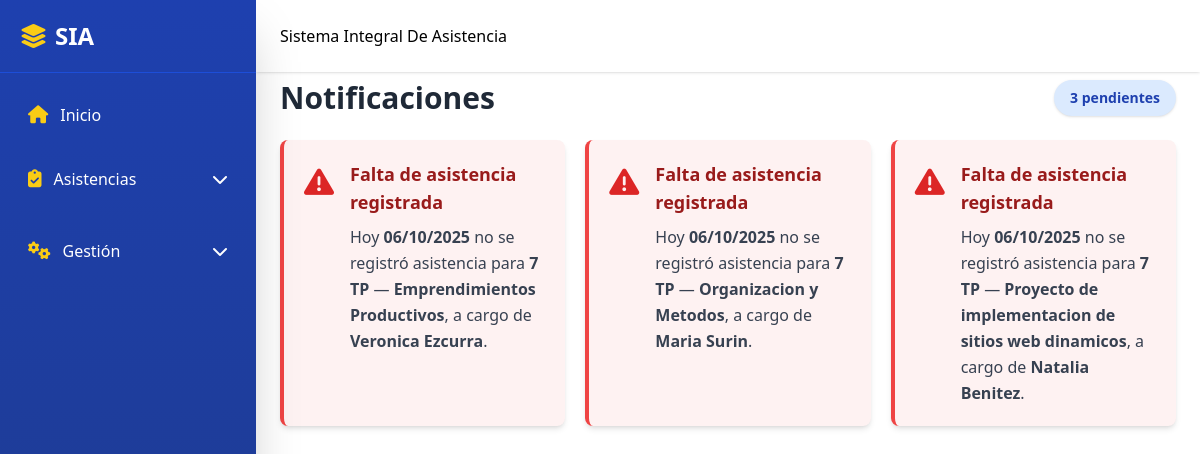
The page / on the database its author committed.
### tables this page shows
CREATE TABLE `courses` (
  `course_id` int(11) NOT NULL,
  `name` varchar(100) NOT NULL,
  `description` text DEFAULT NULL,
  `technical_degree` varchar(50) DEFAULT NULL
);

CREATE TABLE `subjects` (
  `subject_id` int(11) NOT NULL,
  `name` varchar(100) NOT NULL,
  `description` text DEFAULT NULL,
  `course_id` int(11) DEFAULT NULL,
  `turno` enum('mañana','tarde') NOT NULL
);

CREATE TABLE `teachers` (
  `teacher_id` int(11) NOT NULL,
  `user_id` int(11) NOT NULL,
  `first_name` varchar(50) NOT NULL,
  `last_name` varchar(50) NOT NULL
);

### index.php (the view, shortened to what this page needs)
<?php
include 'includes/header.php';
include 'includes/sidebar.php';
include 'includes/navbar.php';
include 'includes/conn.php';
$today = (new DateTime())->format('Y-m-d');
$displayDate = (new DateTime())->format('d/m/Y');
$weekday = strtolower((new DateTime())->format('l'));
$sql = "
    SELECT
        c.course_id, c.name AS course_name,
        s.subject_id, s.name AS subject_name,
        t.teacher_id, t.first_name AS teacher_fname, t.last_name AS teacher_lname
    FROM courses c
    JOIN schedules sch
        ON sch.course_id = c.course_id
        AND sch.weekday = :weekday
    JOIN subjects s
        ON s.subject_id = sch.subject_id
    JOIN teachers t
        ON t.teacher_id = sch.teacher_id
    LEFT JOIN student_attendance sa
        ON sa.schedule_id = sch.schedule_id
        AND sa.attendance_date = :today
    WHERE sa.id IS NULL
    GROUP BY c.course_id, s.subject_id
    ORDER BY c.name, s.name
";
$stmt = $conn->prepare($sql);
$stmt->bindValue(':today', $today);
$stmt->bindValue(':weekday', $weekday);
$stmt->execute();
$rows = $stmt->fetchAll(PDO::FETCH_ASSOC);
?>
<div class="flex-1 md:ml-64 transition-all duration-300">
  <main class="pt-20 p-6">
    <div class="flex flex-col md:flex-row items-start md:items-center justify-between mb-6 gap-3">
      <h1 class="text-3xl font-bold text-gray-800">Notificaciones</h1>
      <span class="px-4 py-2 text-sm font-semibold bg-blue-100 text-blue-800 rounded-full shadow">
        <?php echo count($rows); ?> pendientes
      </span>
    </div>
    <?php if (count($rows) > 0): ?>
      <div class="grid gap-5 sm:grid-cols-1 md:grid-cols-2 lg:grid-cols-3">
        <?php foreach ($rows as $row): ?>
          <div class="flex items-start p-5 bg-red-50 border-l-4 border-red-500 rounded-lg shadow-md hover:shadow-lg transition-shadow duration-300">
            <i class="fa-solid fa-triangle-exclamation text-red-600 text-3xl mr-4 mt-1"></i>
            <div>
              <p class="font-semibold text-red-800 text-lg">
                Falta de asistencia registrada
              </p>
              <p class="text-gray-700 mt-2 leading-relaxed">
                Hoy <strong><?php echo $displayDate; ?></strong> no se registró asistencia
                para <strong><?php echo htmlspecialchars($row['course_name']); ?></strong> —
                <strong><?php echo htmlspecialchars($row['subject_name']); ?></strong>,
                a cargo de <strong><?php echo htmlspecialchars($row['teacher_fname'].' '.$row['teacher_lname']); ?></strong>.
              </p>
            </div>
          </div>
        <?php endforeach; ?>
      </div>
    <?php endif; ?>
  </main>
</div>

### rows shown on the page
courses: name "7 TP", subjects.name "Emprendimientos Productivos", teachers.first_name+last_name "Veronica Ezcurra", subjects.name "Organizacion y Metodos", teachers.first_name+last_name "Maria Surin", subjects.name "Proyecto de implementacion de sitios web dinamicos", teachers.first_name+last_name "Natalia Benitez"

### other values the page prints
count($rows) "3"
